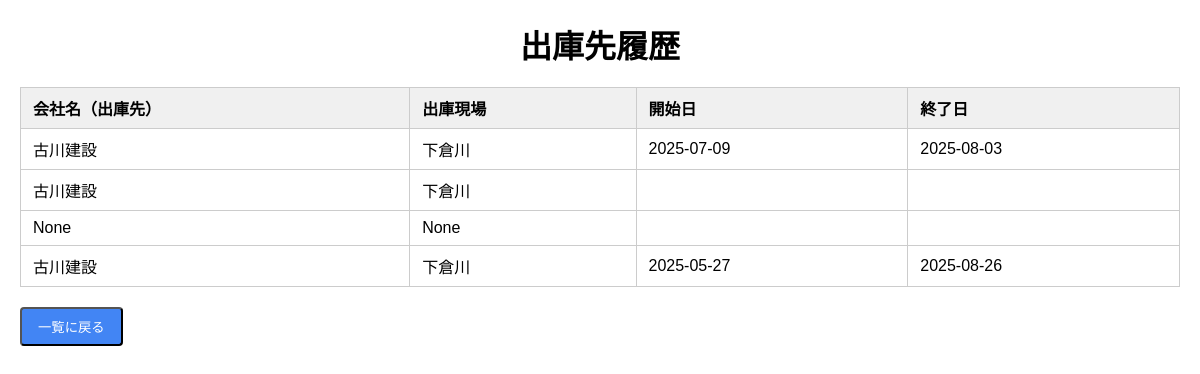
The app's page /shipment_history/25 with its own data.
### models.py (models this page shows, shortened)
class ShipmentHistory(db.Model):
    __tablename__ = 'shipment_history'
    id = db.Column(db.Integer, primary_key=True)
    machine_id = db.Column(db.Integer, db.ForeignKey('construction_machine.id'), nullable=False)
    shipment_location = db.Column(db.String(255))
    shipment_site = db.Column(db.String(255))
    shipment_start_date = db.Column(db.Date)
    shipment_end_date = db.Column(db.Date)
    updated_at = db.Column(db.DateTime, default=datetime.utcnow, onupdate=datetime.utcnow)
    machine = db.relationship('ConstructionMachine', backref='shipment_histories')

### main.py (the view)
@app.route('/shipment_history/<int:machine_id>')
def shipment_history(machine_id):
    history_records = get_shipment_history(machine_id)  # 過去ログをDBから取得
    return render_template('shipment_history.html', history=history_records)

### main.py (called while the page is built)
def get_shipment_history(machine_id):
    return ShipmentHistory.query.filter_by(machine_id=machine_id).order_by(ShipmentHistory.updated_at.desc()).all()

### templates/shipment_history.html (shortened to what this page needs)
<!DOCTYPE html>
<html lang="ja">
<head>
  <link rel="stylesheet" href="{{ url_for('static', filename='shipment_history.css') }}" />
</head>
<body>
  <h1>出庫先履歴</h1>
  {% if history %}
  <table>
    <thead>
      <tr>
        <th>会社名（出庫先）</th>
        <th>出庫現場</th>
        <th>開始日</th>
        <th>終了日</th>
      </tr>
    </thead>
    <tbody>
      {% for record in history %}
      <tr>
        <td>{{ record.shipment_location }}</td>
        <td>{{ record.shipment_site }}</td>
        <td>{{ record.shipment_start_date.strftime('%Y-%m-%d') if record.shipment_start_date else '' }}</td>
        <td>{{ record.shipment_end_date.strftime('%Y-%m-%d') if record.shipment_end_date else '' }}</td>
      </tr>
      {% endfor %}
    </tbody>
  </table>
  {% else %}
  <p class="no-history">履歴はまだありません。</p>
  {% endif %}
  <button onclick="window.close()" class="back-button">一覧に戻る</button>
</body>
</html>

### static/shipment_history.css (style rules this page uses)
body { font-family: Arial, sans-serif; margin: 20px; }
h1 { text-align: center; margin-bottom: 20px; }
table { width: 100%; border-collapse: collapse; margin-bottom: 20px; }
th, td { border: 1px solid #ccc; padding: 8px 12px; text-align: left; }
th { background-color: #f0f0f0; }
.back-button { display: inline-block; padding: 8px 16px; background-color: #4285f4; color: white; text-decoration: none; border-radius: 4px; }

### records on screen
ShipmentHistory: shipment_location "古川建設", shipment_site "下倉川", shipment_start_date "2025-07-09", shipment_end_date "2025-08-03"
ShipmentHistory: shipment_location "古川建設", shipment_site "下倉川"
ShipmentHistory: shipment_location "None", shipment_site "None"
ShipmentHistory: shipment_location "古川建設", shipment_site "下倉川", shipment_start_date "2025-05-27", shipment_end_date "2025-08-26"
